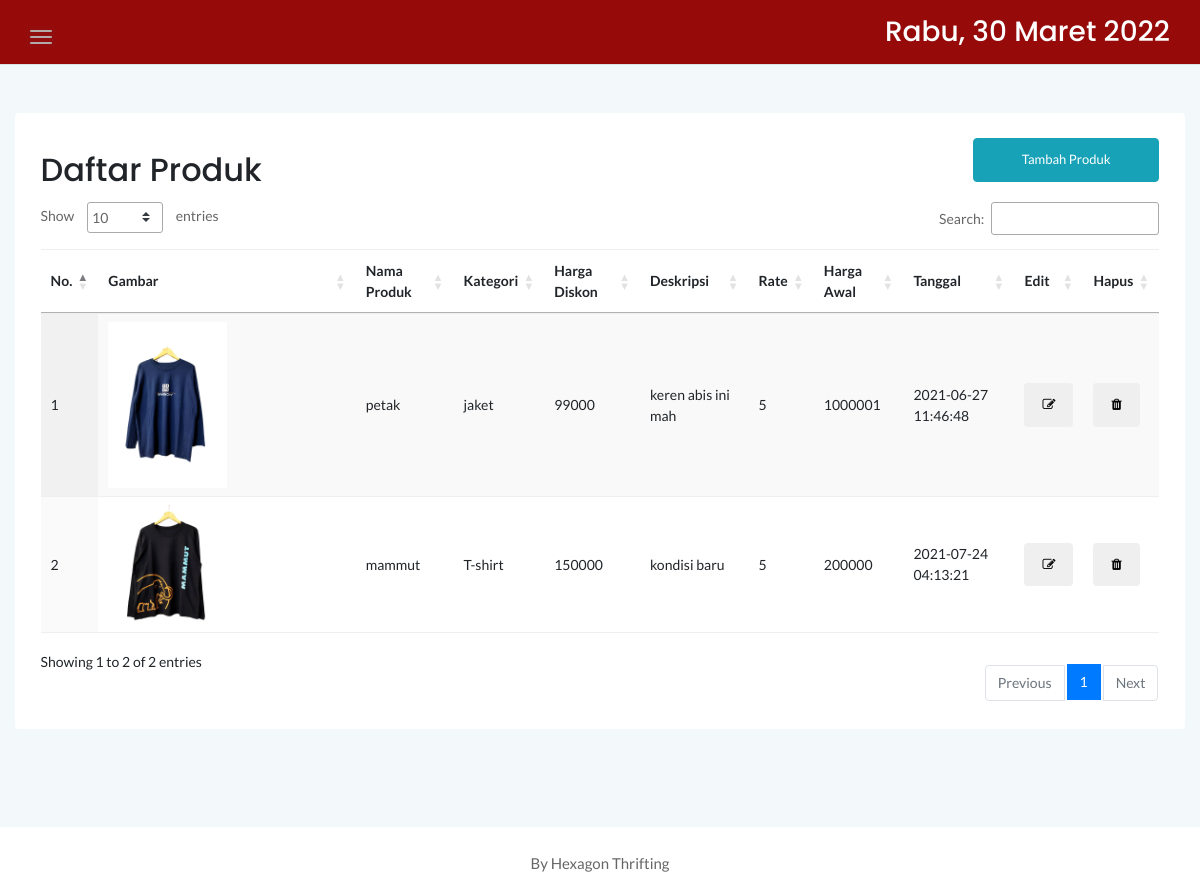
The app's page /admin/produk.php with its own data.
### tables this page shows
CREATE TABLE `produk` (
  `idproduk` int(11) NOT NULL,
  `idkategori` int(11) NOT NULL,
  `namaproduk` varchar(30) NOT NULL,
  `gambar` varchar(100) NOT NULL,
  `deskripsi` varchar(200) NOT NULL,
  `rate` int(11) NOT NULL,
  `hargabefore` int(11) NOT NULL,
  `hargaafter` int(11) NOT NULL,
  `tgldibuat` timestamp NOT NULL DEFAULT CURRENT_TIMESTAMP
);

CREATE TABLE `kategori` (
  `idkategori` int(11) NOT NULL,
  `namakategori` varchar(20) NOT NULL,
  `tgldibuat` timestamp NOT NULL DEFAULT CURRENT_TIMESTAMP
);

### admin/produk.php (the view, shortened to what this page needs)
<?php
	include '../dbconnect.php';
	?>
<!doctype html>
<html class="no-js" lang="en">
<head>
    <link rel="stylesheet" href="assets/css/bootstrap.min.css">
    <link rel="stylesheet" href="assets/css/font-awesome.min.css">
    <link rel="stylesheet" href="assets/css/themify-icons.css">
    <link rel="stylesheet" href="assets/css/metisMenu.css">
    <link rel="stylesheet" href="assets/css/owl.carousel.min.css">
    <link rel="stylesheet" href="assets/css/slicknav.min.css">
    <link rel="stylesheet" href="https://www.amcharts.com/lib/3/plugins/export/export.css" type="text/css"
        media="all" />
    <link rel="stylesheet" type="text/css" href="https://cdn.datatables.net/1.10.20/css/jquery.dataTables.min.css">
    <link rel="stylesheet" type="text/css" href="https://cdn.datatables.net/1.10.20/css/jquery.dataTables.css">
    <link rel="stylesheet" type="text/css" href="https://cdn.datatables.net/1.10.20/css/dataTables.bootstrap4.min.css">
    <link rel="stylesheet" type="text/css"
        href="https://cdn.datatables.net/responsive/2.2.3/css/responsive.bootstrap.min.css">
    <link rel="stylesheet" type="text/css"
        href="https://cdn.datatables.net/responsive/2.2.3/css/responsive.jqueryui.min.css">
    <link rel="stylesheet" type="text/css"
        href="https://cdn.datatables.net/buttons/1.5.2/css/buttons.dataTables.min.css">
    <link rel="stylesheet" href="assets/css/typography.css">
    <link rel="stylesheet" href="assets/css/default-css.css">
    <link rel="stylesheet" href="assets/css/styles.css">
    <link rel="stylesheet" href="assets/css/responsive.css">
</head>
<body>
    <div class="page-container">
        <div class="main-content">
            <div class="header-area">
                <div class="row align-items-center">
                    <div class="col-md-6 col-sm-8 clearfix">
                        <div class="nav-btn pull-left">
                            <span></span>
                            <span></span>
                            <span></span>
                        </div>
                    </div>
                    <div class="col-md-6 col-sm-4 clearfix">
                        <ul class="notification-area pull-right">
                            <li>
                                <h3>
                                    <div class="date text-white">
                                    </div>
                                </h3>
                            </li>
                        </ul>
                    </div>
                </div>
            </div>
            <div class="main-content-inner">
                <div class="row mt-5 mb-5">
                    <div class="col-12">
                        <div class="card">
                            <div class="card-body">
                                <div class="d-sm-flex justify-content-between align-items-center">
                                    <h2>Daftar Produk</h2>
                                    <button style="margin-bottom:20px" data-toggle="modal" data-target="#myModal"
                                        class="btn btn-info col-md-2">Tambah Produk</button>
                                </div>
                                <div class="data-tables datatable-white">
                                    <table id="dataTable3" class="display" style="width:100%">
                                        <thead class="thead-dark">
                                            <tr>
                                                <th>No.</th>
                                                <th>Gambar</th>
                                                <th>Nama Produk</th>
                                                <th>Kategori</th>
                                                <th>Harga Diskon</th>
                                                <th>Deskripsi</th>
                                                <th>Rate</th>
                                                <th>Harga Awal</th>
                                                <th>Tanggal</th>
                                                <th>Edit</th>
                                                <th>Hapus</th>
                                            </tr>
                                        </thead>
                                        <tbody>
                                            <?php
											$brgs=mysqli_query($conn,"SELECT * from kategori k, produk p where k.idkategori=p.idkategori order by idproduk ASC");
											$no=1;
											while($p=mysqli_fetch_array($brgs)){
												?>
                                            <tr>
                                                <td><?php echo $no++ ?></td>
                                                <td><img src="../<?php echo $p['gambar'] ?>" width="50%" \></td>
                                                <td><?php echo $p['namaproduk'] ?></td>
                                                <td><?php echo $p['namakategori'] ?></td>
                                                <td><?php echo $p['hargaafter'] ?></td>
                                                <td><?php echo $p['deskripsi'] ?></td>
                                                <td><?php echo $p['rate'] ?></td>
                                                <td><?php echo $p['hargabefore'] ?></td>
                                                <td><?php echo $p['tgldibuat'] ?></td>
                                                <td><a data-toggle="modal"
                                                        data-target="#myModal<?php echo $p['idproduk']; ?>"
                                                        type="button" title="edit data"><button class="btn"><i
                                                                class="fa fa-edit"></i></button></a></td>
                                                <td><a href="hapus.php?idproduk=<?php echo $p['idproduk'];?>"
                                                        title="edit data"><button class="btn"><i
                                                                class="fa fa-trash"></i></button></a></td>
                                            </tr>
                                            <?php
											}
											?>
                                        </tbody>
                                    </table>
                                </div>
                            </div>
                        </div>
                    </div>
                </div>
            </div>
        </div>
    </div>
    <footer>
        <div class="footer-area">
            <p>By Hexagon Thrifting</p>
        </div>
    </footer>
</body>
</html>

### admin/assets/css/styles.css (style rules this page uses)
.page-container { width: 100%; height: 100%; min-height: 100vh; padding-left: 280px; -webkit-transition: padding-left 0.3s ease 0s; transition: padding-left 0.3s ease 0s; }
.card { border: none; border-radius: 4px; background-color: #fff; -webkit-transition: all 0.3s ease 0s; transition: all 0.3s ease 0s; }
.card-body { padding: 25.6px; padding: 1.6rem; }
.main-content { width: 100%; background: #F3F8FB; }
.main-content-inner { padding: 0 30px 50px; }
.header-area { padding: 15px 30px; background: rgb(151, 10, 10); border-bottom: 1px solid #d8e3e7; }
.nav-btn { margin-right: 30px; margin-top: 10px; cursor: pointer; }
.nav-btn span { display: block; width: 22px; height: 2px; background: #b3aaaa; margin: 4px 0; border-radius: 15px; -webkit-transition: all 0.3s ease 0s; transition: all 0.3s ease 0s; box-shadow: 0 0 0 4px rgba(99, 96, 96, 0.03); }
.notification-area { -webkit-user-select: none; -moz-user-select: none; -ms-user-select: none; user-select: none; position: relative; z-index: 1; }
.notification-area li { display: inline-block; margin-left: 20px; cursor: pointer; -webkit-user-select: none; -moz-user-select: none; -ms-user-select: none; user-select: none; }
.footer-area { text-align: center; padding: 23px 0 19px; background: #fff; }
.footer-area p { color: #676666; margin-bottom: 0; }
.btn { padding: 11px 17px; font-size: 13px; letter-spacing: 0; }
table tr th { border-bottom: none; }
table tr th, table tr td { border-top: 1px solid rgba(120, 130, 140, 0.13) !important; }
table.dataTable.no-footer { border-bottom: 1px solid rgba(120, 130, 140, 0.13) !important; }
table.dataTable thead th, table.dataTable thead td { border-bottom-color: transparent; }

### admin/assets/css/responsive.css (style rules this page uses)
@media (min-width: 1200px) and (max-width: 1364px) { .main-content-inner { padding: 0 15px 50px; } }
@media (min-width: 1200px) and (max-width: 1364px) { .page-container, .sbar_collapsed.page-container { padding-left: 0; } }

### records on screen
produk: gambar (picture), namaproduk "petak", idkategori.namakategori "jaket", hargaafter "99000", deskripsi "keren abis ini mah", rate "5", hargabefore "1000001", tgldibuat "2021-06-27 11:46:48"
produk: gambar (picture), namaproduk "mammut", idkategori.namakategori "T-shirt", hargaafter "150000", deskripsi "kondisi baru", rate "5", hargabefore "200000", tgldibuat "2021-07-24 04:13:21"
